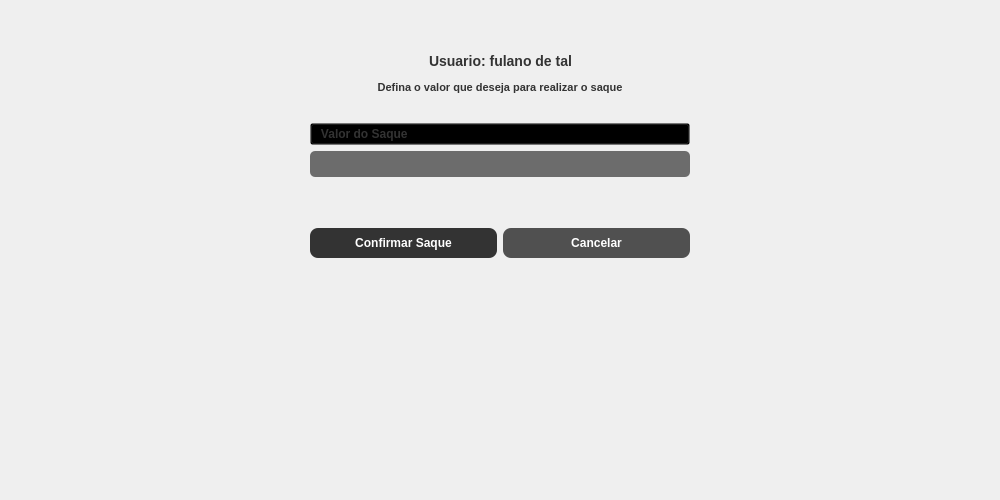
<?xml version="1.0" encoding="UTF-8"?>
<ui version="4.0">
 <class>Ui_Tela_Saque</class>
 <widget class="QWidget" name="Ui_Tela_Saque">
  <property name="geometry">
   <rect>
    <x>0</x>
    <y>0</y>
    <width>1000</width>
    <height>500</height>
   </rect>
  </property>
  <property name="windowTitle">
   <string>Saque</string>
  </property>
  <layout class="QVBoxLayout" name="verticalLayout">
   <item>
    <layout class="QVBoxLayout" name="verticalLayout_6">
     <item>
      <spacer name="verticalSpacer">
       <property name="orientation">
        <enum>Qt::Vertical</enum>
       </property>
       <property name="sizeType">
        <enum>QSizePolicy::Maximum</enum>
       </property>
       <property name="sizeHint" stdset="0">
        <size>
         <width>20</width>
         <height>40</height>
        </size>
       </property>
      </spacer>
     </item>
     <item>
      <layout class="QHBoxLayout" name="horizontalLayout_15">
       <item>
        <spacer name="horizontalSpacer_6">
         <property name="orientation">
          <enum>Qt::Horizontal</enum>
         </property>
         <property name="sizeHint" stdset="0">
          <size>
           <width>30</width>
           <height>20</height>
          </size>
         </property>
        </spacer>
       </item>
       <item>
        <layout class="QVBoxLayout" name="verticalLayout_8">
         <item>
          <layout class="QHBoxLayout" name="horizontalLayout_21">
           <item>
            <spacer name="horizontalSpacer_12">
             <property name="orientation">
              <enum>Qt::Horizontal</enum>
             </property>
             <property name="sizeHint" stdset="0">
              <size>
               <width>40</width>
               <height>20</height>
              </size>
             </property>
            </spacer>
           </item>
           <item>
            <widget class="QLabel" name="lbl_saque_usuario">
             <property name="styleSheet">
              <string notr="true">font-weight: bold; font-size: 14px; color: #333333;</string>
             </property>
             <property name="text">
              <string>Usuario: fulano de tal</string>
             </property>
            </widget>
           </item>
           <item>
            <spacer name="horizontalSpacer_13">
             <property name="orientation">
              <enum>Qt::Horizontal</enum>
             </property>
             <property name="sizeHint" stdset="0">
              <size>
               <width>40</width>
               <height>20</height>
              </size>
             </property>
            </spacer>
           </item>
          </layout>
         </item>
         <item>
          <layout class="QHBoxLayout" name="horizontalLayout_22">
           <item>
            <spacer name="horizontalSpacer_14">
             <property name="orientation">
              <enum>Qt::Horizontal</enum>
             </property>
             <property name="sizeType">
              <enum>QSizePolicy::Maximum</enum>
             </property>
             <property name="sizeHint" stdset="0">
              <size>
               <width>40</width>
               <height>20</height>
              </size>
             </property>
            </spacer>
           </item>
           <item>
            <widget class="QLabel" name="label_7">
             <property name="styleSheet">
              <string notr="true">font-weight: bold; font-size: 11px; color: #333333;</string>
             </property>
             <property name="text">
              <string>Defina o valor que deseja para realizar o saque</string>
             </property>
             <property name="alignment">
              <set>Qt::AlignCenter</set>
             </property>
            </widget>
           </item>
           <item>
            <spacer name="horizontalSpacer_15">
             <property name="orientation">
              <enum>Qt::Horizontal</enum>
             </property>
             <property name="sizeType">
              <enum>QSizePolicy::Maximum</enum>
             </property>
             <property name="sizeHint" stdset="0">
              <size>
               <width>40</width>
               <height>20</height>
              </size>
             </property>
            </spacer>
           </item>
          </layout>
         </item>
         <item>
          <spacer name="verticalSpacer_18">
           <property name="orientation">
            <enum>Qt::Vertical</enum>
           </property>
           <property name="sizeType">
            <enum>QSizePolicy::Maximum</enum>
           </property>
           <property name="sizeHint" stdset="0">
            <size>
             <width>20</width>
             <height>20</height>
            </size>
           </property>
          </spacer>
         </item>
         <item>
          <widget class="QPushButton" name="pushButton_10">
           <property name="styleSheet">
            <string notr="true">background-color: transparent; color: #333333;font-size: 12px; font-weight: bold; text-align: left;</string>
           </property>
           <property name="text">
            <string>   Valor do Saque</string>
           </property>
           <property name="icon">
            <iconset>
             <normaloff>../Assets/dollar.png</normaloff>../Assets/dollar.png</iconset>
           </property>
           <property name="iconSize">
            <size>
             <width>20</width>
             <height>20</height>
            </size>
           </property>
          </widget>
         </item>
         <item>
          <widget class="QLineEdit" name="le_saque_valor">
           <property name="minimumSize">
            <size>
             <width>380</width>
             <height>0</height>
            </size>
           </property>
           <property name="styleSheet">
            <string notr="true">background-color: #6C6C6C; color: white; padding: 5px; corner-radius: 10px; font-size: 12px; font-weight: bold; border-radius: 5px;</string>
           </property>
           <property name="inputMethodHints">
            <set>Qt::ImhPreferNumbers</set>
           </property>
          </widget>
         </item>
         <item>
          <spacer name="verticalSpacer_14">
           <property name="orientation">
            <enum>Qt::Vertical</enum>
           </property>
           <property name="sizeType">
            <enum>QSizePolicy::Maximum</enum>
           </property>
           <property name="sizeHint" stdset="0">
            <size>
             <width>20</width>
             <height>45</height>
            </size>
           </property>
          </spacer>
         </item>
         <item>
          <layout class="QHBoxLayout" name="horizontalLayout_17">
           <item>
            <widget class="QPushButton" name="btn_saque_confirmar">
             <property name="styleSheet">
              <string notr="true">background-color: #333333; color: white; padding: 8px; font-weight: bold; font-size: 12px; border-radius: 8px</string>
             </property>
             <property name="text">
              <string>Confirmar Saque</string>
             </property>
            </widget>
           </item>
           <item>
            <widget class="QPushButton" name="btn_saque_cancelar">
             <property name="styleSheet">
              <string notr="true">background-color: #505050;; color: white; padding: 8px; font-weight: bold; font-size: 12px; border-radius: 8px</string>
             </property>
             <property name="text">
              <string>Cancelar</string>
             </property>
            </widget>
           </item>
          </layout>
         </item>
        </layout>
       </item>
       <item>
        <spacer name="horizontalSpacer_7">
         <property name="orientation">
          <enum>Qt::Horizontal</enum>
         </property>
         <property name="sizeHint" stdset="0">
          <size>
           <width>30</width>
           <height>20</height>
          </size>
         </property>
        </spacer>
       </item>
      </layout>
     </item>
     <item>
      <spacer name="verticalSpacer_11">
       <property name="orientation">
        <enum>Qt::Vertical</enum>
       </property>
       <property name="sizeHint" stdset="0">
        <size>
         <width>20</width>
         <height>40</height>
        </size>
       </property>
      </spacer>
     </item>
    </layout>
   </item>
  </layout>
 </widget>
 <resources/>
 <connections/>
</ui>
